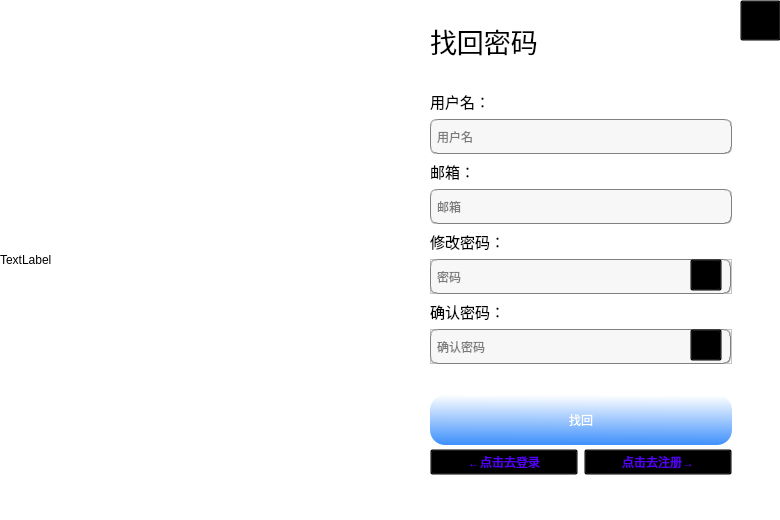
<?xml version="1.0" encoding="UTF-8"?>
<ui version="4.0">
 <class>Forget</class>
 <widget class="QWidget" name="Forget">
  <property name="geometry">
   <rect>
    <x>0</x>
    <y>0</y>
    <width>780</width>
    <height>520</height>
   </rect>
  </property>
  <property name="windowTitle">
   <string>Form</string>
  </property>
  <property name="styleSheet">
   <string notr="true">background-color: rgb(255, 255, 255);</string>
  </property>
  <widget class="QLabel" name="image_label">
   <property name="geometry">
    <rect>
     <x>0</x>
     <y>0</y>
     <width>390</width>
     <height>520</height>
    </rect>
   </property>
   <property name="frameShape">
    <enum>QFrame::NoFrame</enum>
   </property>
   <property name="text">
    <string>TextLabel</string>
   </property>
  </widget>
  <widget class="QLabel" name="label_6">
   <property name="geometry">
    <rect>
     <x>430</x>
     <y>20</y>
     <width>211</width>
     <height>41</height>
    </rect>
   </property>
   <property name="font">
    <font>
     <family>华文中宋</family>
     <pointsize>20</pointsize>
     <italic>false</italic>
     <bold>false</bold>
    </font>
   </property>
   <property name="layoutDirection">
    <enum>Qt::LeftToRight</enum>
   </property>
   <property name="styleSheet">
    <string notr="true">font: 87 20pt;</string>
   </property>
   <property name="frameShape">
    <enum>QFrame::NoFrame</enum>
   </property>
   <property name="text">
    <string>找回密码</string>
   </property>
   <property name="alignment">
    <set>Qt::AlignLeading|Qt::AlignLeft|Qt::AlignVCenter</set>
   </property>
  </widget>
  <widget class="QWidget" name="verticalLayoutWidget">
   <property name="geometry">
    <rect>
     <x>430</x>
     <y>90</y>
     <width>302</width>
     <height>385</height>
    </rect>
   </property>
   <layout class="QVBoxLayout" name="verticalLayout">
    <item>
     <widget class="QLabel" name="label_2">
      <property name="minimumSize">
       <size>
        <width>0</width>
        <height>0</height>
       </size>
      </property>
      <property name="font">
       <font>
        <family>宋体</family>
        <pointsize>11</pointsize>
       </font>
      </property>
      <property name="text">
       <string>用户名：</string>
      </property>
     </widget>
    </item>
    <item>
     <widget class="QLineEdit" name="id_line">
      <property name="minimumSize">
       <size>
        <width>300</width>
        <height>35</height>
       </size>
      </property>
      <property name="styleSheet">
       <string notr="true">background-color: rgb(247, 247, 247);
border:1px groove gray;border-radius:
7px;padding:2px 4px;
font: 15pt &quot;Candara&quot;;</string>
      </property>
      <property name="placeholderText">
       <string>用户名</string>
      </property>
     </widget>
    </item>
    <item>
     <widget class="QLabel" name="label_3">
      <property name="font">
       <font>
        <family>宋体</family>
        <pointsize>11</pointsize>
       </font>
      </property>
      <property name="text">
       <string>邮箱：</string>
      </property>
     </widget>
    </item>
    <item>
     <widget class="QLineEdit" name="email_line">
      <property name="minimumSize">
       <size>
        <width>300</width>
        <height>35</height>
       </size>
      </property>
      <property name="styleSheet">
       <string notr="true">background-color: rgb(247, 247, 247);
border:1px groove gray;border-radius:
7px;padding:2px 4px;
font: 15pt &quot;Candara&quot;;</string>
      </property>
      <property name="placeholderText">
       <string>邮箱</string>
      </property>
     </widget>
    </item>
    <item>
     <widget class="QLabel" name="label_4">
      <property name="font">
       <font>
        <family>宋体</family>
        <pointsize>11</pointsize>
       </font>
      </property>
      <property name="text">
       <string>修改密码：</string>
      </property>
     </widget>
    </item>
    <item>
     <widget class="QFrame" name="frame">
      <property name="minimumSize">
       <size>
        <width>0</width>
        <height>35</height>
       </size>
      </property>
      <property name="frameShape">
       <enum>QFrame::StyledPanel</enum>
      </property>
      <property name="frameShadow">
       <enum>QFrame::Raised</enum>
      </property>
      <widget class="QLineEdit" name="password_line">
       <property name="geometry">
        <rect>
         <x>0</x>
         <y>0</y>
         <width>301</width>
         <height>35</height>
        </rect>
       </property>
       <property name="minimumSize">
        <size>
         <width>0</width>
         <height>35</height>
        </size>
       </property>
       <property name="styleSheet">
        <string notr="true">background-color: rgb(247, 247, 247);
border:1px groove gray;border-radius:
7px;padding:2px 4px;
font: 15pt &quot;Candara&quot;;
padding-left:4px;
padding-right:40px;</string>
       </property>
       <property name="echoMode">
        <enum>QLineEdit::Password</enum>
       </property>
       <property name="placeholderText">
        <string>密码</string>
       </property>
      </widget>
      <widget class="QPushButton" name="eye_button_1">
       <property name="geometry">
        <rect>
         <x>260</x>
         <y>0</y>
         <width>32</width>
         <height>32</height>
        </rect>
       </property>
       <property name="styleSheet">
        <string notr="true">background-color:transparent;</string>
       </property>
       <property name="text">
        <string/>
       </property>
       <property name="icon">
        <iconset resource="icons.qrc">
         <normaloff>:/new/prefix1/resources/icons/eye_close.svg</normaloff>:/new/prefix1/resources/icons/eye_close.svg</iconset>
       </property>
       <property name="iconSize">
        <size>
         <width>32</width>
         <height>32</height>
        </size>
       </property>
      </widget>
     </widget>
    </item>
    <item>
     <widget class="QLabel" name="label_5">
      <property name="font">
       <font>
        <family>宋体</family>
        <pointsize>11</pointsize>
       </font>
      </property>
      <property name="text">
       <string>确认密码：</string>
      </property>
     </widget>
    </item>
    <item>
     <widget class="QFrame" name="frame_2">
      <property name="minimumSize">
       <size>
        <width>300</width>
        <height>35</height>
       </size>
      </property>
      <property name="frameShape">
       <enum>QFrame::StyledPanel</enum>
      </property>
      <property name="frameShadow">
       <enum>QFrame::Raised</enum>
      </property>
      <widget class="QLineEdit" name="confirm_line">
       <property name="geometry">
        <rect>
         <x>0</x>
         <y>0</y>
         <width>301</width>
         <height>35</height>
        </rect>
       </property>
       <property name="minimumSize">
        <size>
         <width>0</width>
         <height>35</height>
        </size>
       </property>
       <property name="styleSheet">
        <string notr="true">background-color: rgb(247, 247, 247);
border:1px groove gray;border-radius:
7px;padding:2px 4px;
font: 15pt &quot;Candara&quot;;
padding-left:4px;
padding-right:40px;</string>
       </property>
       <property name="echoMode">
        <enum>QLineEdit::Password</enum>
       </property>
       <property name="placeholderText">
        <string>确认密码</string>
       </property>
      </widget>
      <widget class="QPushButton" name="eye_button_2">
       <property name="geometry">
        <rect>
         <x>260</x>
         <y>0</y>
         <width>32</width>
         <height>32</height>
        </rect>
       </property>
       <property name="styleSheet">
        <string notr="true">background-color:transparent;</string>
       </property>
       <property name="text">
        <string/>
       </property>
       <property name="icon">
        <iconset resource="icons.qrc">
         <normaloff>:/new/prefix1/resources/icons/eye_close.svg</normaloff>:/new/prefix1/resources/icons/eye_close.svg</iconset>
       </property>
       <property name="iconSize">
        <size>
         <width>32</width>
         <height>32</height>
        </size>
       </property>
      </widget>
     </widget>
    </item>
    <item>
     <spacer name="verticalSpacer">
      <property name="orientation">
       <enum>Qt::Vertical</enum>
      </property>
      <property name="sizeType">
       <enum>QSizePolicy::Minimum</enum>
      </property>
      <property name="sizeHint" stdset="0">
       <size>
        <width>20</width>
        <height>25</height>
       </size>
      </property>
     </spacer>
    </item>
    <item>
     <widget class="QPushButton" name="set_button">
      <property name="minimumSize">
       <size>
        <width>0</width>
        <height>50</height>
       </size>
      </property>
      <property name="styleSheet">
       <string notr="true">background-color: qlineargradient(spread:pad, x1:0.52, y1:1, x2:0.54, y2:0, stop:0.0112994 rgba(64, 145, 252, 255), stop:1 rgba(255, 255, 255, 255));
color: rgb(255, 255, 255);
border:px groove gray;
border-radius:15px;
padding:2px 4px;
font: 14pt &quot;Candara&quot;;</string>
      </property>
      <property name="text">
       <string>找回</string>
      </property>
     </widget>
    </item>
    <item>
     <layout class="QHBoxLayout" name="horizontalLayout">
      <item>
       <widget class="QPushButton" name="return_button">
        <property name="styleSheet">
         <string notr="true">background-color:transparent;
color: rgb(85, 0, 255);</string>
        </property>
        <property name="text">
         <string>←点击去登录</string>
        </property>
       </widget>
      </item>
      <item>
       <widget class="QPushButton" name="pushButton">
        <property name="styleSheet">
         <string notr="true">background-color:transparent;
color: rgb(85, 0, 255);</string>
        </property>
        <property name="text">
         <string>点击去注册→</string>
        </property>
       </widget>
      </item>
     </layout>
    </item>
   </layout>
  </widget>
  <widget class="QPushButton" name="close_button">
   <property name="geometry">
    <rect>
     <x>740</x>
     <y>0</y>
     <width>41</width>
     <height>41</height>
    </rect>
   </property>
   <property name="styleSheet">
    <string notr="true">background-color:transparent</string>
   </property>
   <property name="text">
    <string notr="true"/>
   </property>
   <property name="icon">
    <iconset resource="icons.qrc">
     <normaloff>:/new/prefix1/resources/icons/close.svg</normaloff>:/new/prefix1/resources/icons/close.svg</iconset>
   </property>
   <property name="iconSize">
    <size>
     <width>32</width>
     <height>32</height>
    </size>
   </property>
  </widget>
 </widget>
 <resources>
  <include location="icons.qrc"/>
 </resources>
 <connections/>
</ui>
